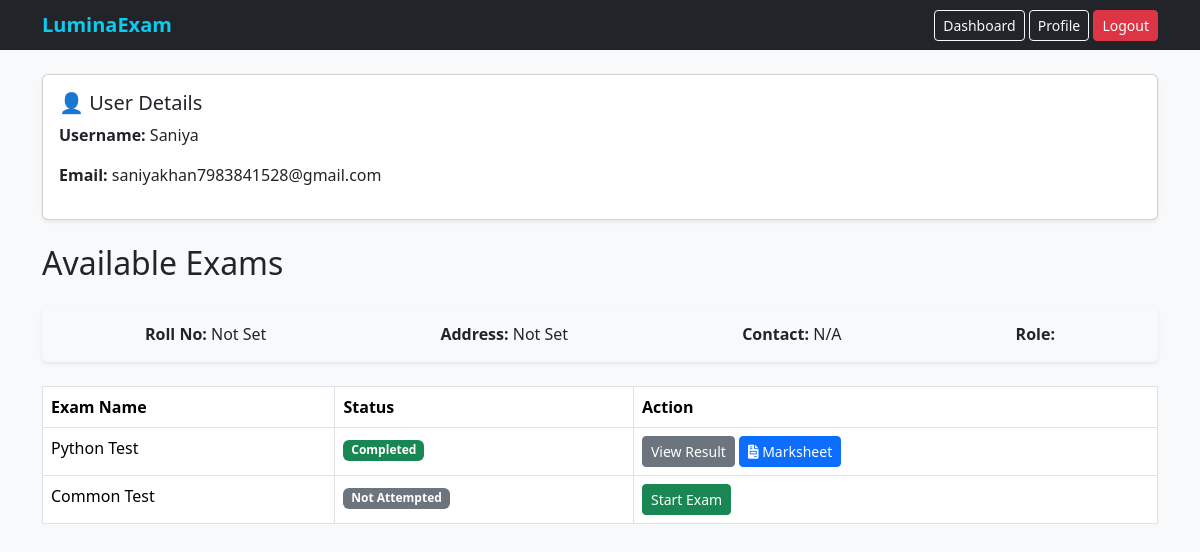
The page /dashboard/ (signed in) on the database its author committed.
### exam/models.py (models this page shows, shortened)
class Exam(models.Model):
    title = models.CharField(max_length=200)
    created_by = models.ForeignKey(User, on_delete=models.CASCADE, null=True, blank=True)
    duration = models.IntegerField() # in minutes
    total_marks = models.IntegerField(default=0)
    passing_marks = models.IntegerField(default=40)

### exam/views.py (the view)
# urls.py: path('dashboard/', views.dashboard, name='dashboard'),
@login_required
def dashboard(request):
    exams = Exam.objects.all()
    results = Result.objects.filter(user=request.user)
    result_map = {}
    for result in results:
        result_map[result.exam.id] = result
    exam_data = []
    for exam in exams:
        exam_data.append({
            'exam': exam,
            'result': result_map.get(exam.id)
        })
    return render(request, 'exam/dashboard.html', {
    'exam_data': exam_data,
    'profile': getattr(request.user, 'profile', None)
    })

### exam/templates/exam/dashboard.html (shortened to what this page needs)
{% extends 'exam/base.html' %}
{% block content %}
<link rel="stylesheet" href="https://cdnjs.cloudflare.com/ajax/libs/font-awesome/6.0.0/css/all.min.css">
<div class="card mb-4 shadow-sm">
    <div class="card-body">
        <h5 class="card-title">👤 User Details</h5>
        <p><strong>Username:</strong> {{ user.username }}</p>
        <p><strong>Email:</strong> {{ user.email }}</p>
    </div>
</div>
<h2 class="mb-4">Available Exams</h2>
<table class="table table-bordered bg-white">
    <thead>
        <tr>
            <th>Exam Name</th>
            <th>Status</th>
            <th>Action</th>
        </tr>
    </thead>
    <tbody>
        {% for item in exam_data %}
        <tr>
            <td>{{ item.exam.title }}</td>
            {% if item.result %}
                <td>
                    <span class="badge bg-success">Completed</span>
                </td>
                <td>
                    <a href="{% url 'result' item.exam.id %}" class="btn btn-secondary btn-sm">
                       View Result
                    </a>
                    <a href="{% url 'generate_marksheet' item.exam.id %}" class="btn btn-primary btn-sm">
                        <i class="fas fa-file-invoice"></i> Marksheet
                    </a>
                </td>
                <div class="row mb-4">
    <div class="col-12">
        <div class="card border-0 shadow-sm bg-light">
            <div class="card-body d-flex justify-content-around">
                <div><strong>Roll No:</strong> {{ profile.roll_no|default:"Not Set" }}</div>
                <div><strong>Address:</strong> {{ profile.address|default:"Not Set" }}</div>
                <div><strong>Contact:</strong> {{ profile.phone|default:"N/A" }}</div>
                <div><strong>Role:</strong> </div>
            </div>
        </div>
    </div>
</div>
            {% else %}
                <td>
                    <span class="badge bg-secondary">Not Attempted</span>
                </td>
                <td>
                    <a href="{% url 'exam_instructions' item.exam.id %}" class="btn btn-success btn-sm">Start Exam</a>
                </td>
            {% endif %}
        </tr>
        {% empty %}
        <tr>
            <td colspan="3" class="text-center">No exams available</td>
        </tr>
        {% endfor %}
    </tbody>
</table>
{% endblock %}

### rows shown on the page
Exam: exam "Python Test", roll_no "Not Set", address "Not Set", phone "N/A"
Exam: exam "Common Test", shows "Not Attempted"

### other values the page prints
{{ user.username }} "Saniya"
{{ user.email }} "saniyakhan7983841528@gmail.com"
